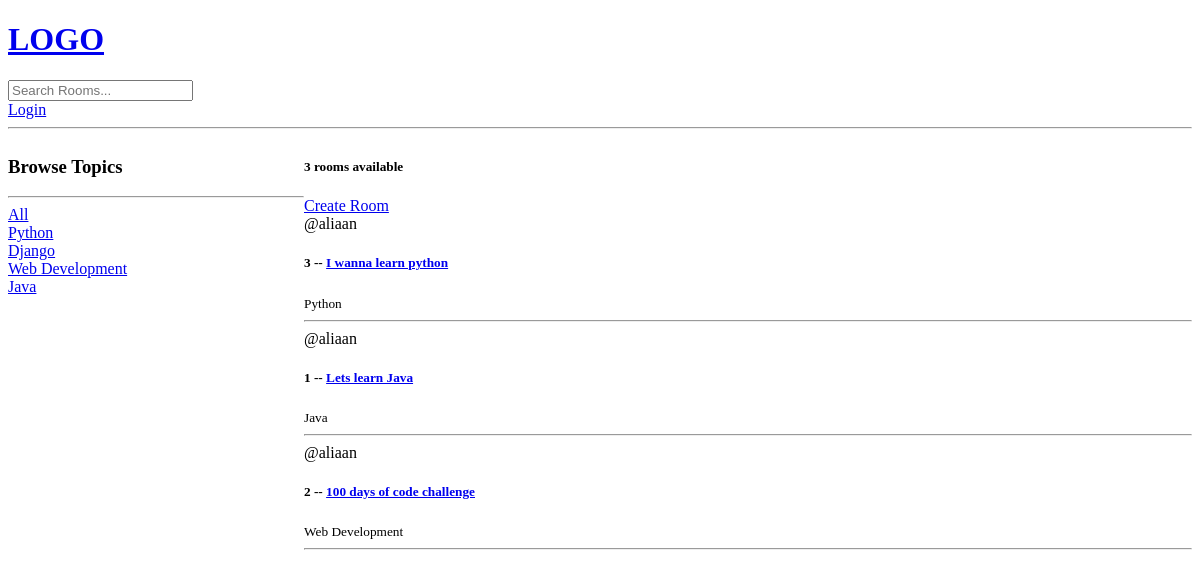
/, run on an earlier commit of the app's database.
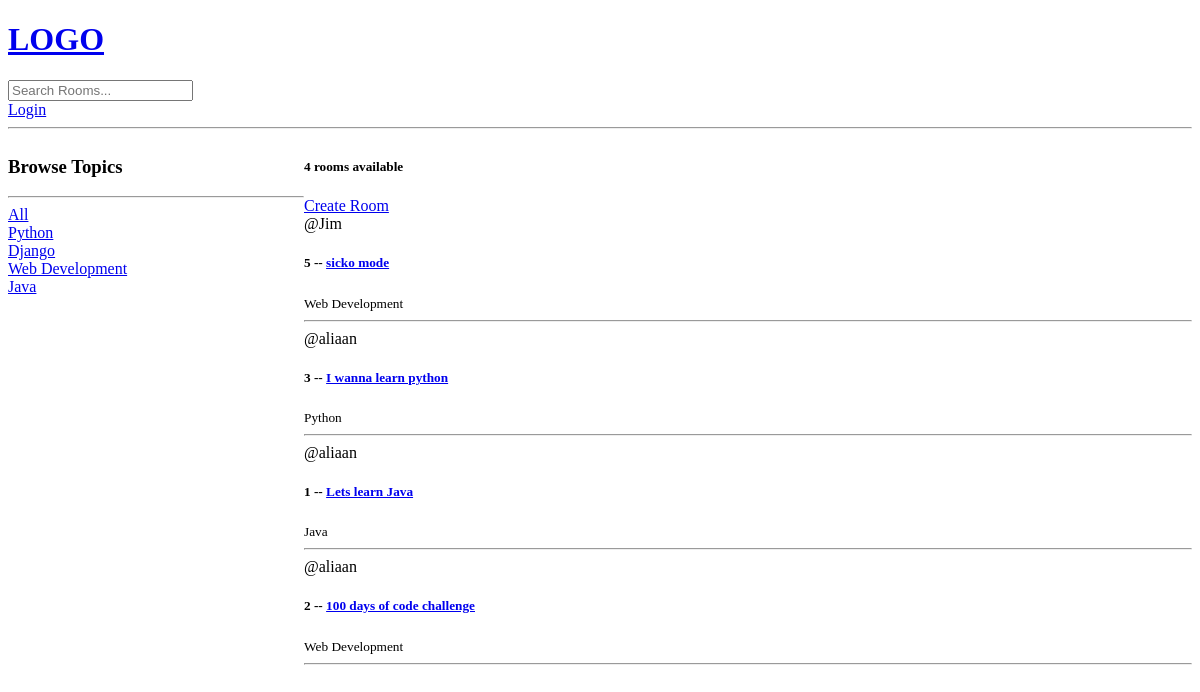
And on a later commit of the database.
### base/models.py (models this page shows, shortened)
class Topic(models.Model):
    name = models.CharField(max_length = 200) # Name of the topic

class Room(models.Model):
    host = models.ForeignKey(User, on_delete=models.SET_NULL, null = True) # The actual user that is connected. Relationship to a host.
    topic = models.ForeignKey(Topic, on_delete=models.SET_NULL, null = True) # A topic can have multiple rooms, but a room can only have one topic.
    name = models.CharField(max_length = 200) # Name of the room.
    description = models.TextField(null = True, blank = True) # Description of room. Makes sure the values can be left blank.
    updated = models.DateTimeField(auto_now = True) # Takes a snapshot of anytime the table (model instance) is updated. Takes a timestamp every time room is updated.
    created = models.DateTimeField(auto_now_add = True) # Takes a timestamp of when the instance was created.
    class Meta:
        ordering = ['-updated', '-created']

### base/views.py (the view)
# urls.py: path("", views.home, name = "home"),
def home(request):
    q = request.GET.get('q') if request.GET.get('q') != None else ''
    rooms = Room.objects.filter(
        Q(topic__name__icontains=q) |
        Q(name__icontains=q) |
        Q(description__icontains=q)
        )  # we can now search by three different values: topic_name, name and description.
    topics = Topic.objects.all()
    room_count = rooms.count()
    context = {"rooms" : rooms, 'topics': topics, 'room_count' : room_count}
    return render(request, "base/home.html", context)

### base/templates/base/home.html (shortened to what this page needs)
{% extends "main.html" %}
{% block content %}
<div class = "home-container">
    <div>
        <h3>Browse Topics</h3>
        <hr>
        <div>
            <a href = "{% url 'home'  %}">
                All
            </a>
        </div>
        {% for topic in topics %}
        <div>
            <a href = "{% url 'home'  %}?q={{topic.name}}">
                {{topic.name}}
            </a>
        </div>
        {% endfor %}
    </div>
    <div>
        <h5>{{room_count}} rooms available</h5>
        <a href = "{% url 'create-room' %}">Create Room</a>
        <div>
            {% for room in rooms %}
            <div>
                <span>@{{room.host.username}} </span>
                <h5>{{room.id}} -- <a href = "{% url 'room' room.id %}">{{room.name}}</a></h5>
                <small>{{room.topic.name}} </small>
                <hr>
            </div>
            {% endfor %}
        </div>
    </div>
</div>
{% endblock content %}

### templates/main.html (shortened to what this page needs)
<!DOCTYPE html>
<html lang="en">
<head>
</head>
<body>
    {% include "navbar.html" %}
    {% block content %}
    {% endblock %}
</body>
</html>

### templates/navbar.html
<a href = "/">
    <h1>LOGO</h1>
</a>
<form method = "GET" action = "{% url 'home' %}">
    <input type = "text" name = "q" placeholder = "Search Rooms..." />
</form>
{% if request.user.is_authenticated %}
<a href = "{% url 'logout' %}">Logut</a>
{% else %}
<a href = "{% url 'login' %}">Login</a>
{% endif %}
<hr>

### base/templates/base/home.html (style rules this page uses)
.home-container { display : grid; grid-template-columns: 1fr 3fr; }

What changed in the data, as far as the page shows it:
added Room: host.username "Jim", id "5", name "sicko mode", topic.name "Web Development"
Also different on the page:
{{ room_count }}: "3" → "4"
